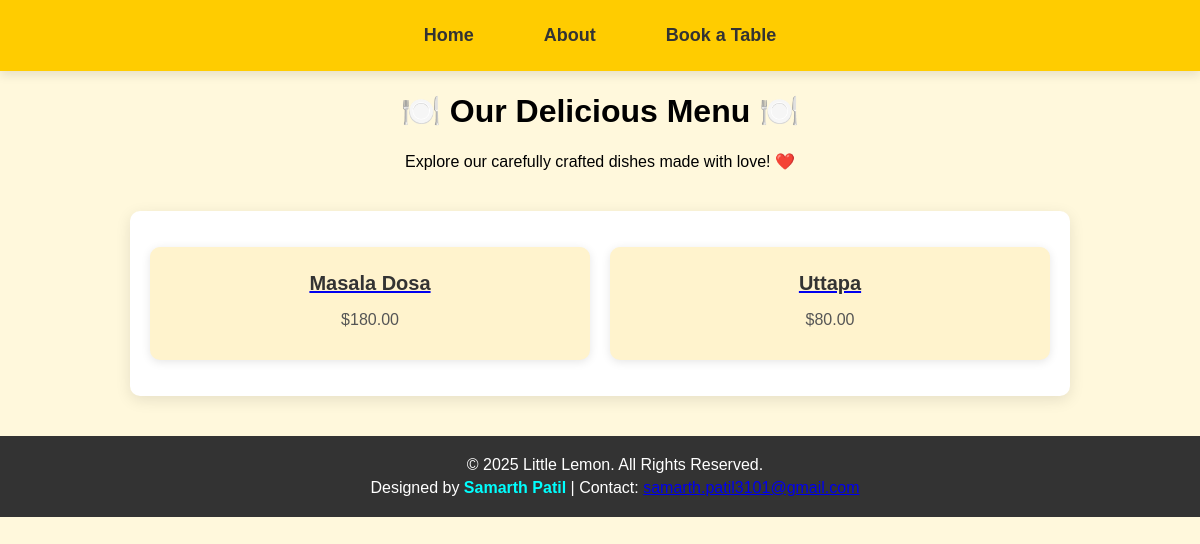
/menu/, run on an earlier commit of the app's database.
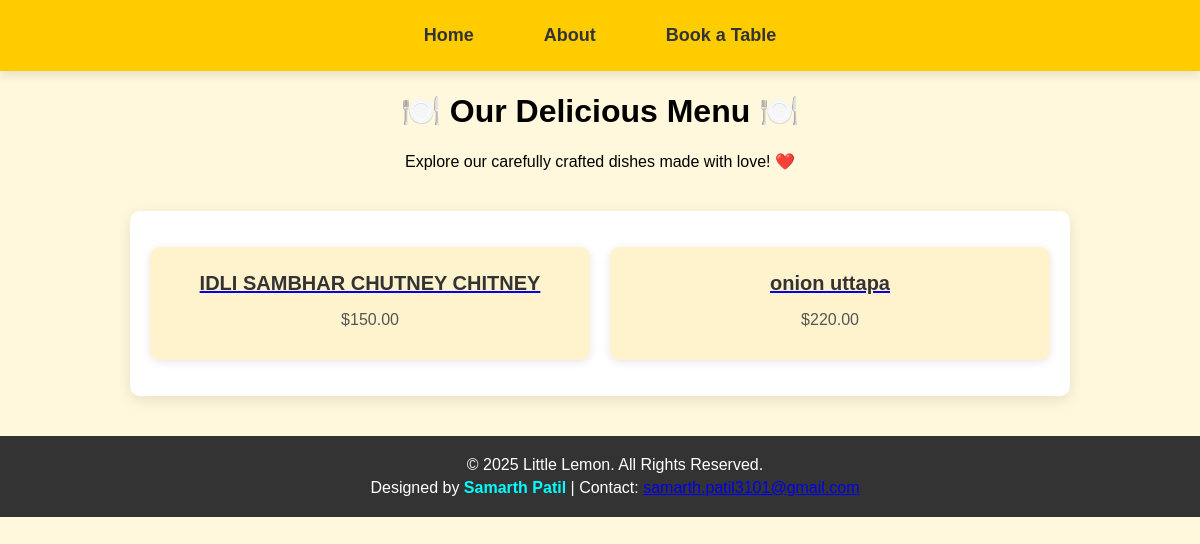
And on a later commit of the database.
### restaurant/models.py (models this page shows, shortened)
class MenuItem(models.Model):
    name = models.CharField(max_length=100)
    price = models.DecimalField(max_digits=6, decimal_places=2)
    description = models.TextField()
    image = models.ImageField(upload_to='menu_images/', blank=True, null=True)

### restaurant/views.py (the view)
# urls.py: path('menu/', views.menu, name='menu'),
def menu(request):
    items = MenuItem.objects.all().order_by('name')  # Sorted alphabetically
    return render(request, 'restaurant/menu.html', {'items': items})

### restaurant/templates/restaurant/menu.html (shortened to what this page needs)
{% load static %}
<!DOCTYPE html>
<html lang="en">
<head>
    <link rel="stylesheet" type="text/css" href="{% static 'restaurant/menu.css' %}">
</head>
<body>
    <nav>
        <a href="{% url 'home' %}">Home</a>
        <a href="{% url 'about' %}">About</a>
        <a href="{% url 'book' %}">Book a Table</a>
    </nav>
    <header class="menu-header">
        <h1>🍽️ Our Delicious Menu 🍽️</h1>
        <p>Explore our carefully crafted dishes made with love! ❤️</p>
    </header>
    <div class="menu-container">
        <ul class="menu-items">
            {% for item in items %}
                <li class="menu-item">
                    <a href="{% url 'menu_item_detail' item.id %}">
                        <h3>{{ item.name }}</h3>
                    </a>
                    <p class="menu-price">${{ item.price }}</p>
                </li>
            {% empty %}
                <p>No items available at the moment.</p>
            {% endfor %}
        </ul>
    </div>
    <footer>
        <p>&copy; 2025 Little Lemon. All Rights Reserved.</p>
        <p>Designed by <strong>Samarth Patil</strong> | Contact: <a href="mailto:samarth.patil3101@gmail.com">samarth.patil3101@gmail.com</a></p>
    </footer>
</body>
</html>

### restaurant/static/restaurant/menu.css (style rules this page uses)
body { font-family: 'Poppins', sans-serif; background-color: #fff8dc; margin: 0; padding: 0; text-align: center; }
nav { background-color: #ffcc00; padding: 15px 20px; position: sticky; top: 0; z-index: 1000; display: flex; justify-content: center; align-items: center; box-shadow: 0px 4px 10px rgba(0, 0, 0, 0.1); }
nav a { color: #333; font-weight: bold; text-decoration: none; font-size: 18px; margin: 0 20px; padding: 10px 15px; border-radius: 5px; transition: all 0.3s ease; }
.menu-container { max-width: 900px; margin: 40px auto; background: #fff; padding: 20px; border-radius: 10px; box-shadow: 0px 4px 15px rgba(0, 0, 0, 0.1); }
.menu-items { display: grid; grid-template-columns: repeat(auto-fit, minmax(250px, 1fr)); gap: 20px; padding: 0; list-style: none; }
.menu-item { background: #fff3cd; padding: 15px; border-radius: 10px; box-shadow: 0px 2px 10px rgba(0, 0, 0, 0.1); text-align: center; transition: 0.3s ease-in-out; }
.menu-item h3 { font-size: 20px; color: #333; margin: 10px 0; }
.menu-item p { font-size: 16px; color: #555; }
footer { background-color: #333; color: white; padding: 15px; margin-top: 20px; text-align: center; position: relative; bottom: 0; width: 100%; }
footer p { margin: 5px 0; }
footer strong { color: cyan; }

What changed in the data, as far as the page shows it:
removed MenuItem: name "Masala Dosa", price "180.00"
removed MenuItem: name "Uttapa", price "80.00"
added MenuItem: name "IDLI SAMBHAR CHUTNEY CHITNEY", price "150.00"
added MenuItem: name "onion uttapa", price "220.00"
